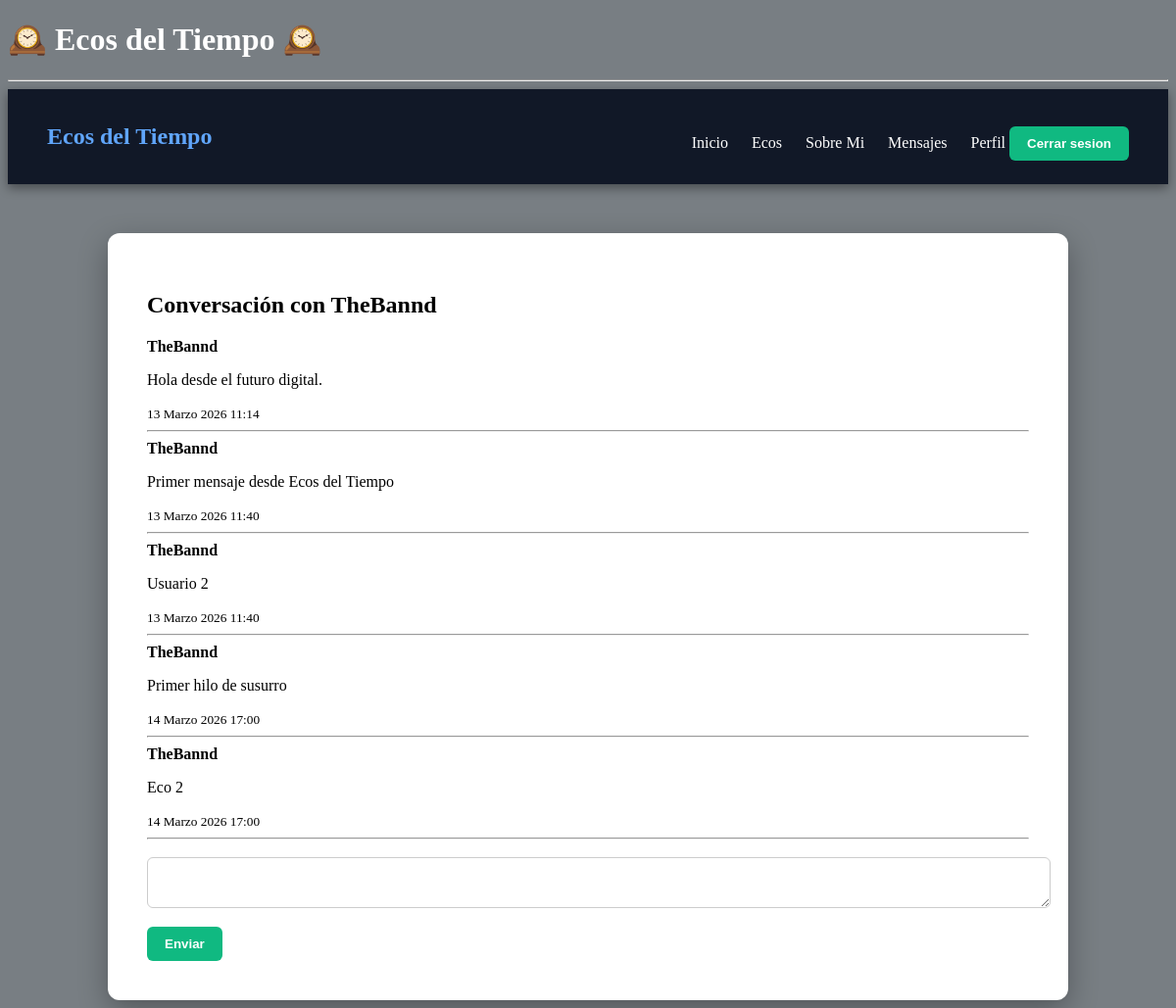
The page /messages/conversation/1/ (signed in) on the database its author committed.
### messaging/models.py (models this page shows, shortened)
class Message(models.Model):
    sender = models.ForeignKey(User, on_delete=models.CASCADE, related_name="sent_messages")
    receiver = models.ForeignKey(User, on_delete=models.CASCADE, related_name="received_messages")
    content = models.TextField()
    date = models.DateTimeField(auto_now_add=True)

### messaging/views.py (the view)
# urls.py: path("conversation/<int:user_id>/", views.conversation, name="conversation"),
@login_required
def conversation(request, user_id):
    other_user = User.objects.get(id=user_id)
    messages = Message.objects.filter(
        sender__in=[request.user, other_user],
        receiver__in=[request.user, other_user]
    ).order_by("date")
    return render(request, "messaging/conversation.html", {
        "messages": messages,
        "other_user": other_user
    })

### messaging/templates/messaging/conversation.html (shortened to what this page needs)
{% extends "blog/base.html" %}
{% block contenido %}
<h2>Conversación con {{ other_user.username }}</h2>
{% for message in messages %}
<div>
<b>{{ message.sender.username }}</b>
<p>{{ message.content }}</p>
<small>{{ message.date }}</small>
</div>
<hr>
{% endfor %}
<form method="post" action="/messages/send/{{ other_user.id }}/">
<textarea name="content"></textarea>
<br>
<button type="submit">Enviar</button>
</form>
{% endblock %}

### blog/templates/blog/base.html (shortened to what this page needs)
<!DOCTYPE html>
<html>
<head>
{% load static %}
<link rel="stylesheet" href="{% static 'css/style.css' %}">
</head>
<body>
    <header>
        <h1>🕰️ Ecos del Tiempo 🕰️</h1>
        <hr>
<nav class="navbar">
    <h1 class="logo">Ecos del Tiempo</h1>
    <div class="nav-links">
        <a href="/">Inicio</a>
        <a href="/pages/">Ecos</a>
        <a href="/about/">Sobre Mi</a>
        {% if user.is_authenticated %}
            <a href="/messages/">Mensajes</a>
            <a href="/accounts/profile/">Perfil</a>
            <form action="{% url 'logout' %}" method="post" style="display:inline;">
    <button type="submit" class="btn">Cerrar sesion</button>
</form>
        {% else %}
            <a href="/accounts/login/">Iniciar Sesión</a>
            <a href="/accounts/signup/">Registrarse</a>
        {% endif %}
    </div>
</nav>
    </header>
<div class="container">
{% block contenido %}
{% endblock %}
</div>
</body>
</html>

### accounts/static/css/style.css (style rules this page uses)
body { background-image: url(images/fondo_tiempo.png); background-size: cover; background-position: center; background-attachment: fixed; }
.navbar { background:#111827; padding:15px 40px; display:flex; justify-content:space-between; align-items:center; box-shadow:0 4px 10px rgba(0,0,0,0.4); }
.logo { color:#60a5fa; font-size:24px; font-weight:bold; }
.nav-links a { color:white; text-decoration:none; margin-left:20px; font-weight:500; transition:0.3s; }
.container { max-width:900px; margin:auto; margin-top:50px; background:white; padding:40px; border-radius:12px; box-shadow:0 10px 30px rgba(0,0,0,0.3); }
input, textarea { width:100%; padding:10px; margin-top:10px; border-radius:6px; border:1px solid #ccc; }
form button { margin-top:15px; background:#10b981; border:none; padding:10px 18px; color:white; border-radius:6px; font-weight:bold; cursor:pointer; }
body::before { content:""; position:fixed; top:0; left:0; width:100%; height:100%; background: rgba(10,20,30,0.55); z-index:-1; }
h1 { color: white; }

### rows shown on the page
Message: sender.username "TheBannd", content "Hola desde el futuro digital.", date "13 Marzo 2026 11:14"
Message: sender.username "TheBannd", content "Primer mensaje desde Ecos del Tiempo", date "13 Marzo 2026 11:40"
Message: sender.username "TheBannd", content "Usuario 2", date "13 Marzo 2026 11:40"
Message: sender.username "TheBannd", content "Primer hilo de susurro", date "14 Marzo 2026 17:00"
Message: sender.username "TheBannd", content "Eco 2", date "14 Marzo 2026 17:00"

### other values the page prints
{{ other_user.username }} "TheBannd"
